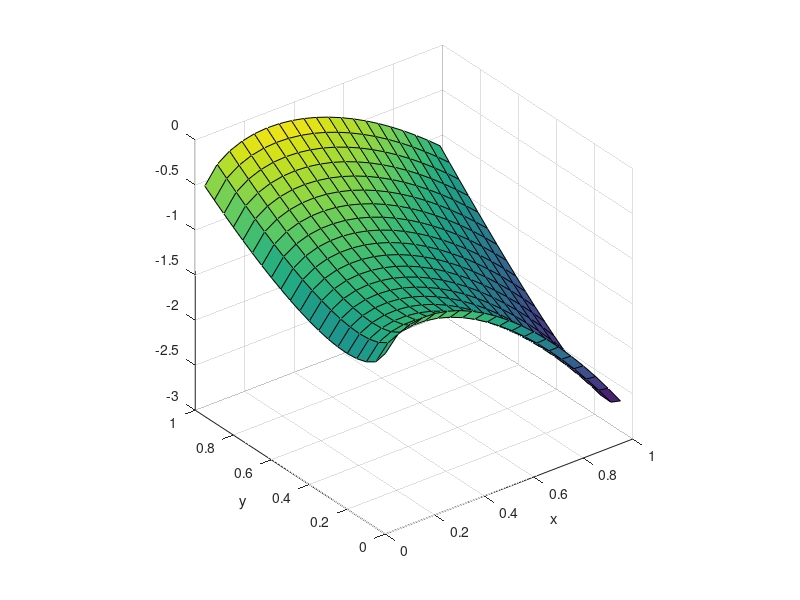

MATLAB code to generate this figure:
x = [0.001:.05:1];
y = x;
entr = zeros(length(x),length(x));
cst = zeros(length(x),length(x));

for i = 1:length(x)
    for j = 1:length(y)
        entr(i,j) = x(i)*log(x(i))-y(j)*log(y(j));
        cst(i,j) = exp(y(j)-x(i));
    end
end
entr = entr/log(2);

surf(x,y,entr-cst);
grid on
axis square

xlabel('x');
ylabel('y');

